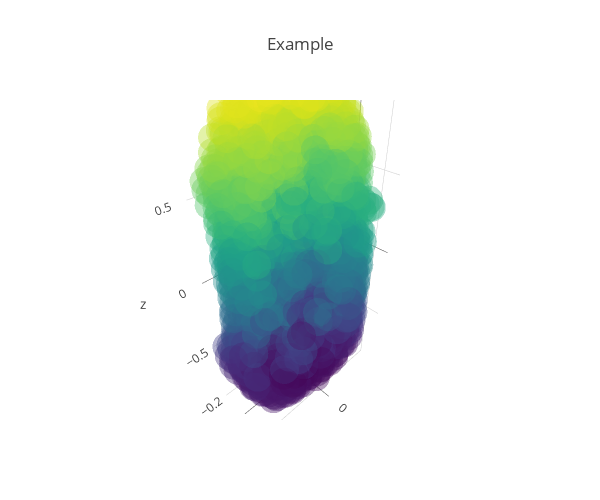

This figure's notebook cell:
### Markdown cell above
Ok... so it looks like a.... I am not sure what it looks like, so lets look at it using an interactive 3D tool.

### Code cell
# Define x,y,z vectors
X=first_object[:,0]
Y=first_object[:,1]
Z=first_object[:,2]

trace1 = go.Scatter3d(x=X, y=Y, z=Z, mode='markers', 
                      marker=dict(size=10, color=Z, colorscale='Viridis', opacity=0.4))

data = [trace1]
layout = go.Layout(height=500, width=600, title= "Example")
fig = go.Figure(data=data, layout=layout)
iplot(fig)

### Figure 1 — Plotly figure (JSON) as saved in the notebook; plotly's stock layout.template omitted (floating-point values rounded to 4 significant figures; data arrays with more than 128 entries replaced by an {"elided": "..."} marker saying what was removed)
{"data": [{"marker": {"color": {"elided": "2048 float values"}, "colorscale": "Viridis", "opacity": 0.4, "size": 10}, "mode": "markers", "type": "scatter3d", "uid": "7305fe0c-5699-4b0c-a3c1-d8faef8b1646", "x": {"elided": "2048 float values"}, "y": {"elided": "2048 float values"}, "z": {"elided": "2048 float values"}}], "layout": {"height": 500, "title": {"text": "Example"}, "width": 600}}
